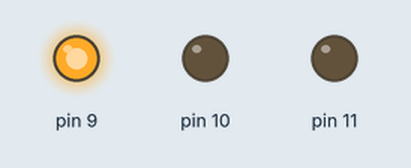
A sketch run on a simulated Arduino Uno, built with avr-gcc and run on an emulated ATmega328P. On the bench: output pins drawn as LEDs (lit = HIGH).

Above: at 0.2 s.
At 1.2 s:
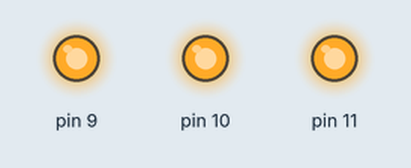
At 3.7 s:
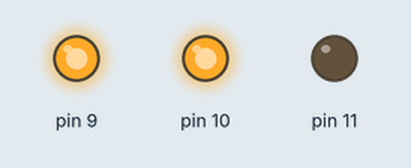
At 5.7 s:
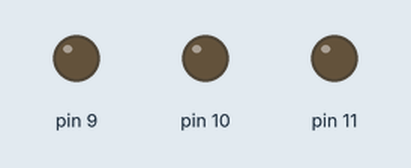
Timing chart, 0 to 6.9 s (numbered marks = the images above):
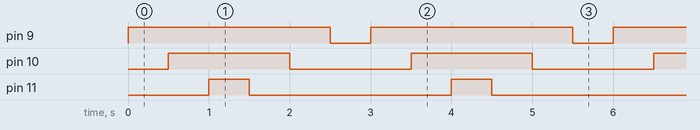

Measured:
- by itself, pin 9: alternates HIGH for 2.5 s and LOW for 0.50 s
- by itself, pin 10: alternates HIGH for 1.5 s and LOW for 1.5 s
- by itself, pin 11: alternates HIGH for 0.50 s and LOW for 2.5 s

The sketch:

exp5.ino
```cpp
void setup(){
  for(int i=9; i<=11;i++)
  {
    pinMode(i, OUTPUT);
  }
}

void loop(){
  for(int i=9; i<=11;i++)
  {
    digitalWrite( i,HIGH);
    delay(500);
  }

  for(int i=11; i>=9; i--)
  {
    digitalWrite( i,LOW);
    delay(500);
  }
}
```
